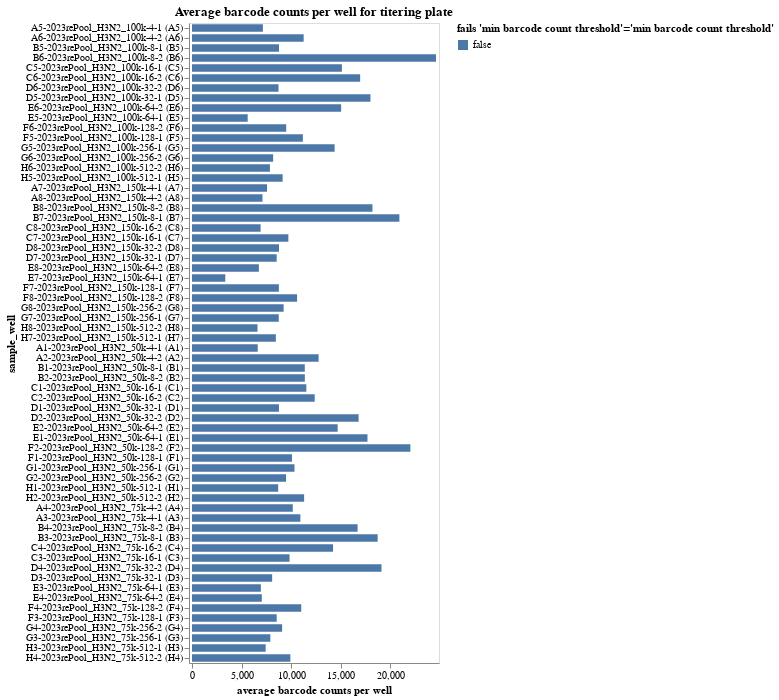

The code cell stored with this chart in its notebook:
### Markdown cell above
Plot average counts per barcode.
If a sample has inadequate barcode counts, it may not have good enough statistics for accurate analysis, and a QC-threshold is applied:

### Code cell
avg_barcode_counts = (
    counts.groupby(
        ["well", "sample_well"],
        dropna=False,
        as_index=False,
    )
    .aggregate(avg_count=pd.NamedAgg("count", "mean"))
    .assign(
        fails_qc=lambda x: (
            x["avg_count"] < 500
        ),
    )
)

avg_barcode_counts_chart = (
    alt.Chart(avg_barcode_counts)
    .encode(
        alt.X(
            "avg_count",
            title="average barcode counts per well",
            scale=alt.Scale(nice=False, padding=3),
        ),
        alt.Y("sample_well", sort=sample_wells),
        alt.Color(
            "fails_qc",
            title=f"fails {'min barcode count threshold'=}",
            legend=alt.Legend(titleLimit=500),
        ),
        tooltip=[
            alt.Tooltip(c, format=".3g") if avg_barcode_counts[c].dtype == float else c
            for c in avg_barcode_counts.columns
        ],
    )
    .mark_bar(height={"band": 0.85})
    .properties(
        height=alt.Step(10),
        width=250,
        title=f"Average barcode counts per well for titering plate",
    )
    .configure_axis(grid=False)
)

display(avg_barcode_counts_chart)

# drop wells failing QC
avg_barcode_counts_per_well_drops = list(avg_barcode_counts.query("fails_qc")["well"])

### Figure 1 — Vega-Lite specification as saved in the notebook (floating-point values rounded to 4 significant figures; data arrays with more than 128 entries replaced by an {"elided": "..."} marker saying what was removed)
{"config": {"view": {"continuousWidth": 300, "continuousHeight": 300}, "axis": {"grid": false}}, "data": {"name": "data-d2bcdc3fb13f2d4428deddaf91c3eacd"}, "mark": {"type": "bar", "height": {"band": 0.85}}, "encoding": {"color": {"field": "fails_qc", "legend": {"titleLimit": 500}, "title": "fails 'min barcode count threshold'='min barcode count threshold'", "type": "nominal"}, "tooltip": [{"field": "well", "type": "nominal"}, {"field": "sample_well", "type": "nominal"}, {"field": "avg_count", "format": ".3g", "type": "quantitative"}, {"field": "fails_qc", "type": "nominal"}], "x": {"field": "avg_count", "scale": {"nice": false, "padding": 3}, "title": "average barcode counts per well", "type": "quantitative"}, "y": {"field": "sample_well", "sort": {"elided": "256 str values"}, "type": "nominal"}}, "height": {"step": 10}, "title": "Average barcode counts per well for titering plate", "width": 250, "$schema": "https://vega.github.io/schema/vega-lite/v5.16.3.json", "datasets": {"data-d2bcdc3fb13f2d4428deddaf91c3eacd": [{"well": "A1", "sample_well": "A1-2023rePool_H3N2_50k-4-1 (A1)", "avg_count": 6638.0, "fails_qc": false}, {"well": "A2", "sample_well": "A2-2023rePool_H3N2_50k-4-2 (A2)", "avg_count": 12790.0, "fails_qc": false}, {"well": "A3", "sample_well": "A3-2023rePool_H3N2_75k-4-1 (A3)", "avg_count": 10950.0, "fails_qc": false}, {"well": "A4", "sample_well": "A4-2023rePool_H3N2_75k-4-2 (A4)", "avg_count": 10180.0, "fails_qc": false}, {"well": "A5", "sample_well": "A5-2023rePool_H3N2_100k-4-1 (A5)", "avg_count": 7160.0, "fails_qc": false}, {"well": "A6", "sample_well": "A6-2023rePool_H3N2_100k-4-2 (A6)", "avg_count": 11270.0, "fails_qc": false}, {"well": "A7", "sample_well": "A7-2023rePool_H3N2_150k-4-1 (A7)", "avg_count": 7578.0, "fails_qc": false}, {"well": "A8", "sample_well": "A8-2023rePool_H3N2_150k-4-2 (A8)", "avg_count": 7118.0, "fails_qc": false}, {"well": "B1", "sample_well": "B1-2023rePool_H3N2_50k-8-1 (B1)", "avg_count": 11390.0, "fails_qc": false}, {"well": "B2", "sample_well": "B2-2023rePool_H3N2_50k-8-2 (B2)", "avg_count": 11400.0, "fails_qc": false}, {"well": "B3", "sample_well": "B3-2023rePool_H3N2_75k-8-1 (B3)", "avg_count": 18750.0, "fails_qc": false}, {"well": "B4", "sample_well": "B4-2023rePool_H3N2_75k-8-2 (B4)", "avg_count": 16720.0, "fails_qc": false}, {"well": "B5", "sample_well": "B5-2023rePool_H3N2_100k-8-1 (B5)", "avg_count": 8788.0, "fails_qc": false}, {"well": "B6", "sample_well": "B6-2023rePool_H3N2_100k-8-2 (B6)", "avg_count": 24640.0, "fails_qc": false}, {"well": "B7", "sample_well": "B7-2023rePool_H3N2_150k-8-1 (B7)", "avg_count": 20940.0, "fails_qc": false}, {"well": "B8", "sample_well": "B8-2023rePool_H3N2_150k-8-2 (B8)", "avg_count": 18220.0, "fails_qc": false}, {"well": "C1", "sample_well": "C1-2023rePool_H3N2_50k-16-1 (C1)", "avg_count": 11550.0, "fails_qc": false}, {"well": "C2", "sample_well": "C2-2023rePool_H3N2_50k-16-2 (C2)", "avg_count": 12390.0, "fails_qc": false}, {"well": "C3", "sample_well": "C3-2023rePool_H3N2_75k-16-1 (C3)", "avg_count": 9850.0, "fails_qc": false}, {"well": "C4", "sample_well": "C4-2023rePool_H3N2_75k-16-2 (C4)", "avg_count": 14240.0, "fails_qc": false}, {"well": "C5", "sample_well": "C5-2023rePool_H3N2_100k-16-1 (C5)", "avg_count": 15140.0, "fails_qc": false}, {"well": "C6", "sample_well": "C6-2023rePool_H3N2_100k-16-2 (C6)", "avg_count": 16980.0, "fails_qc": false}, {"well": "C7", "sample_well": "C7-2023rePool_H3N2_150k-16-1 (C7)", "avg_count": 9732.0, "fails_qc": false}, {"well": "C8", "sample_well": "C8-2023rePool_H3N2_150k-16-2 (C8)", "avg_count": 6928.0, "fails_qc": false}, {"well": "D1", "sample_well": "D1-2023rePool_H3N2_50k-32-1 (D1)", "avg_count": 8781.0, "fails_qc": false}, {"well": "D2", "sample_well": "D2-2023rePool_H3N2_50k-32-2 (D2)", "avg_count": 16830.0, "fails_qc": false}, {"well": "D3", "sample_well": "D3-2023rePool_H3N2_75k-32-1 (D3)", "avg_count": 8095.0, "fails_qc": false}, {"well": "D4", "sample_well": "D4-2023rePool_H3N2_75k-32-2 (D4)", "avg_count": 19140.0, "fails_qc": false}, {"well": "D5", "sample_well": "D5-2023rePool_H3N2_100k-32-1 (D5)", "avg_count": 18020.0, "fails_qc": false}, {"well": "D6", "sample_well": "D6-2023rePool_H3N2_100k-32-2 (D6)", "avg_count": 8738.0, "fails_qc": false}, {"well": "D7", "sample_well": "D7-2023rePool_H3N2_150k-32-1 (D7)", "avg_count": 8552.0, "fails_qc": false}, {"well": "D8", "sample_well": "D8-2023rePool_H3N2_150k-32-2 (D8)", "avg_count": 8786.0, "fails_qc": false}, {"well": "E1", "sample_well": "E1-2023rePool_H3N2_50k-64-1 (E1)", "avg_count": 17720.0, "fails_qc": false}, {"well": "E2", "sample_well": "E2-2023rePool_H3N2_50k-64-2 (E2)", "avg_count": 14710.0, "fails_qc": false}, {"well": "E3", "sample_well": "E3-2023rePool_H3N2_75k-64-1 (E3)", "avg_count": 6954.0, "fails_qc": false}, {"well": "E4", "sample_well": "E4-2023rePool_H3N2_75k-64-2 (E4)", "avg_count": 7050.0, "fails_qc": false}, {"well": "E5", "sample_well": "E5-2023rePool_H3N2_100k-64-1 (E5)", "avg_count": 5624.0, "fails_qc": false}, {"well": "E6", "sample_well": "E6-2023rePool_H3N2_100k-64-2 (E6)", "avg_count": 15060.0, "fails_qc": false}, {"well": "E7", "sample_well": "E7-2023rePool_H3N2_150k-64-1 (E7)", "avg_count": 3363.0, "fails_qc": false}, {"well": "E8", "sample_well": "E8-2023rePool_H3N2_150k-64-2 (E8)", "avg_count": 6755.0, "fails_qc": false}, {"well": "F1", "sample_well": "F1-2023rePool_H3N2_50k-128-1 (F1)", "avg_count": 10100.0, "fails_qc": false}, {"well": "F2", "sample_well": "F2-2023rePool_H3N2_50k-128-2 (F2)", "avg_count": 22050.0, "fails_qc": false}, {"well": "F3", "sample_well": "F3-2023rePool_H3N2_75k-128-1 (F3)", "avg_count": 8554.0, "fails_qc": false}, {"well": "F4", "sample_well": "F4-2023rePool_H3N2_75k-128-2 (F4)", "avg_count": 11030.0, "fails_qc": false}, {"well": "F5", "sample_well": "F5-2023rePool_H3N2_100k-128-1 (F5)", "avg_count": 11200.0, "fails_qc": false}, {"well": "F6", "sample_well": "F6-2023rePool_H3N2_100k-128-2 (F6)", "avg_count": 9516.0, "fails_qc": false}, {"well": "F7", "sample_well": "F7-2023rePool_H3N2_150k-128-1 (F7)", "avg_count": 8774.0, "fails_qc": false}, {"well": "F8", "sample_well": "F8-2023rePool_H3N2_150k-128-2 (F8)", "avg_count": 10610.0, "fails_qc": false}, {"well": "G1", "sample_well": "G1-2023rePool_H3N2_50k-256-1 (G1)", "avg_count": 10350.0, "fails_qc": false}, {"well": "G2", "sample_well": "G2-2023rePool_H3N2_50k-256-2 (G2)", "avg_count": 9498.0, "fails_qc": false}, {"well": "G3", "sample_well": "G3-2023rePool_H3N2_75k-256-1 (G3)", "avg_count": 7910.0, "fails_qc": false}, {"well": "G4", "sample_well": "G4-2023rePool_H3N2_75k-256-2 (G4)", "avg_count": 9102.0, "fails_qc": false}, {"well": "G5", "sample_well": "G5-2023rePool_H3N2_100k-256-1 (G5)", "avg_count": 14400.0, "fails_qc": false}, {"well": "G6", "sample_well": "G6-2023rePool_H3N2_100k-256-2 (G6)", "avg_count": 8193.0, "fails_qc": false}, {"well": "G7", "sample_well": "G7-2023rePool_H3N2_150k-256-1 (G7)", "avg_count": 8762.0, "fails_qc": false}, {"well": "G8", "sample_well": "G8-2023rePool_H3N2_150k-256-2 (G8)", "avg_count": 9253.0, "fails_qc": false}, {"well": "H1", "sample_well": "H1-2023rePool_H3N2_50k-512-1 (H1)", "avg_count": 8705.0, "fails_qc": false}, {"well": "H2", "sample_well": "H2-2023rePool_H3N2_50k-512-2 (H2)", "avg_count": 11320.0, "fails_qc": false}, {"well": "H3", "sample_well": "H3-2023rePool_H3N2_75k-512-1 (H3)", "avg_count": 7440.0, "fails_qc": false}, {"well": "H4", "sample_well": "H4-2023rePool_H3N2_75k-512-2 (H4)", "avg_count": 9933.0, "fails_qc": false}, {"well": "H5", "sample_well": "H5-2023rePool_H3N2_100k-512-1 (H5)", "avg_count": 9153.0, "fails_qc": false}, {"well": "H6", "sample_well": "H6-2023rePool_H3N2_100k-512-2 (H6)", "avg_count": 7871.0, "fails_qc": false}, {"well": "H7", "sample_well": "H7-2023rePool_H3N2_150k-512-1 (H7)", "avg_count": 8467.0, "fails_qc": false}, {"well": "H8", "sample_well": "H8-2023rePool_H3N2_150k-512-2 (H8)", "avg_count": 6617.0, "fails_qc": false}]}}
